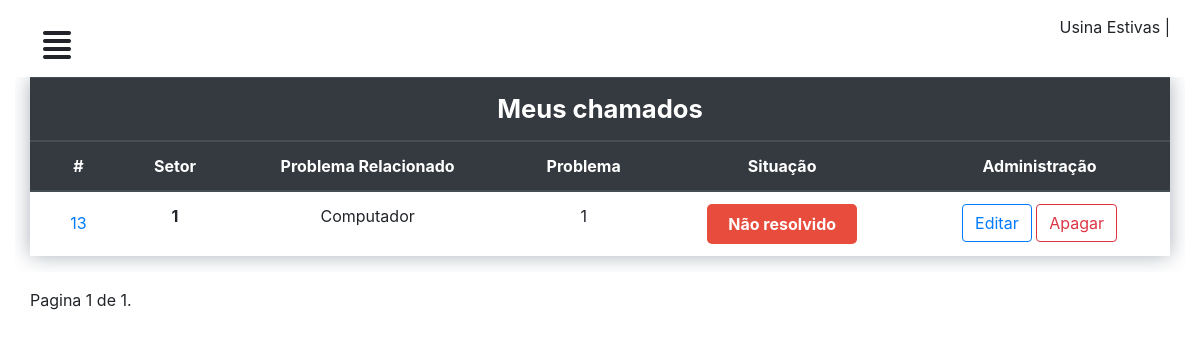
The app's page /perfil/ (signed in), older data.
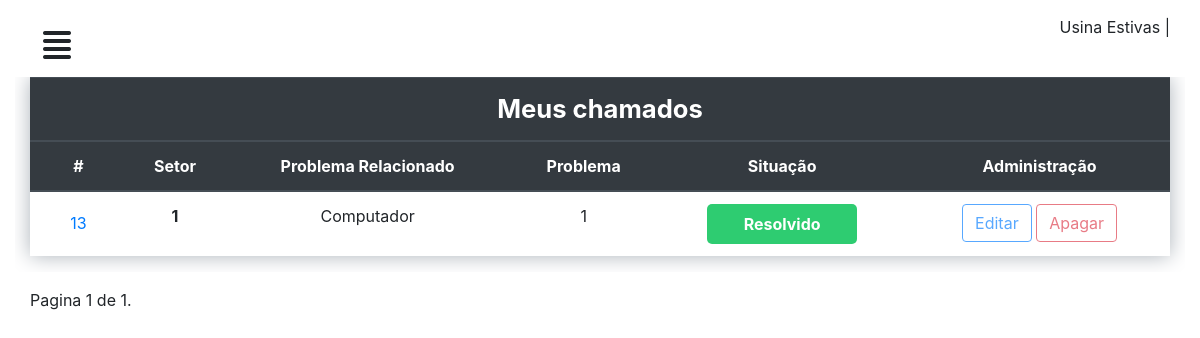
The same page, newer data.
### chamados/models.py (models this page shows)
class Chamado(models.Model):
	setor = models.CharField('Setor', max_length=50)
	problema = models.TextField('problema')
	user = models.ForeignKey(CustomUser, on_delete=models.CASCADE)
	relacao = models.ForeignKey(ProblemaRelacionado, on_delete=models.CASCADE)
	situacao = models.ForeignKey(Situacao, on_delete=models.CASCADE, default=1)
	comentario = models.TextField('comentario', null=True)
	datahora_aberto = models.DateTimeField('datahora_aberto', null=True)
	datahora_fechado = models.DateTimeField('datahora_fechado', null=True)

class ProblemaRelacionado(models.Model):
	relacao = models.CharField('problema relacionado', max_length=50)
	def __str__(self):
		return self.relacao

### chamados/views.py (the view)
# urls.py: path('perfil/', perfil, name="perfil"),
@login_required
def perfil(request):
	chamados = Chamado.objects.filter(user=request.user).order_by('-id')
	paginator = Paginator(chamados, 5)
	page = request.GET.get('page')
	contacts = paginator.get_page(page)
	contexto = {
	'lista_chamado': chamados,
	'contacts': contacts
	}
	return render(request, 'dashboard/chamados.html', contexto)

### chamados/templates/dashboard/chamados.html (shortened to what this page needs)
{% extends "dashboard/baseperfil.html" %}
{% load static %}
{% block title %}
<link rel="stylesheet" type="text/css" href="{% static 'css/mycall.css' %}" />
{% endblock %}
{% block conteudo %}
<div id="mycall">
  <div class="row">
    <div class="col-12 table-responsive">
      <table class="table">
        <thead class="thead-dark">
          <tr>
            <th class="titleTable" colspan="6" scope="col">Meus chamados</th>
          </tr>
        </thead>
        <thead class="thead-dark">
          <tr>
            <th scope="col">#</th>
            <th scope="col">Setor</th>
            <th scope="col">Problema Relacionado</th>
            <th scope="col">Problema</th>
            <th scope="col">Situação</th>
            <th scope="col">Administração</th>
          </tr>
        </thead>
        <tbody>
          {% for chamado in contacts %}
          <tr>
            <th scope="row"><button type="button" class="btn btn-link" data-toggle="modal"
              data-target="#chamado-{{chamado.id}}">
              {{chamado.id}}
            </button>
          </th>
          <th scope="row">{{chamado.setor}}</th>
          <td>{{chamado.relacao}}</td>
          <td>{{chamado.problema}}</td>
          <td> {% if chamado.situacao.id == 1 %} <span class="open"> Não resolvido </span>
            {% elif chamado.situacao.id == 2 %}<span class="progressCall">Em andamento </span> {% else %} <span
            class="completed">Resolvido </span>{% endif %}</td>
            <td> {% if chamado.situacao.id == 1 %} <a href="{% url 'editar' chamado.id %}"> <button type="button"
              class="btn btn-outline-primary">Editar</button> </a> <a href="{% url 'apagar' chamado.id %}"><button
                type="button" class="btn btn-outline-danger">Apagar</button></a> {% else %} <a
                href="{% url 'editar' chamado.id %}"> <button type="button" class="btn btn-outline-primary"
                disabled="">Editar</button></a> <a href="{% url 'apagar' chamado.id %}"><button type="button"
                  class="btn btn-outline-danger" disabled="">Apagar</button> </a>{% endif %}</td>
              </tr>
              {% endfor %}
            </tbody>
          </table>
        </div>
      </div>
    </div>
    <div class="row">
      <div class="col-12">
        <span class="current">
          Pagina {{ contacts.number }} de {{ contacts.paginator.num_pages }}.
        </span>
      </div>
    </div>
    {% endblock %}

Row changes from the older to the newer data that the page shows:
changed Chamado "Computador": situacao_id "Não resolvido" → "Resolvido"
